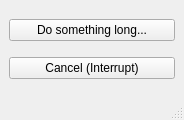
<?xml version="1.0" encoding="UTF-8"?>
<ui version="4.0">
 <class>MainWindow</class>
 <widget class="QMainWindow" name="MainWindow">
  <property name="geometry">
   <rect>
    <x>0</x>
    <y>0</y>
    <width>184</width>
    <height>120</height>
   </rect>
  </property>
  <property name="windowTitle">
   <string>Interrupt Demo</string>
  </property>
  <widget class="QWidget" name="centralwidget">
   <layout class="QVBoxLayout" name="verticalLayout">
    <item>
     <widget class="QPushButton" name="btnDo">
      <property name="text">
       <string>Do something long...</string>
      </property>
     </widget>
    </item>
    <item>
     <widget class="QPushButton" name="btnInterrupt">
      <property name="text">
       <string>Cancel (Interrupt)</string>
      </property>
     </widget>
    </item>
   </layout>
  </widget>
  <widget class="QMenuBar" name="menubar">
   <property name="geometry">
    <rect>
     <x>0</x>
     <y>0</y>
     <width>184</width>
     <height>21</height>
    </rect>
   </property>
  </widget>
  <widget class="QStatusBar" name="statusbar"/>
 </widget>
 <resources/>
 <connections/>
</ui>
